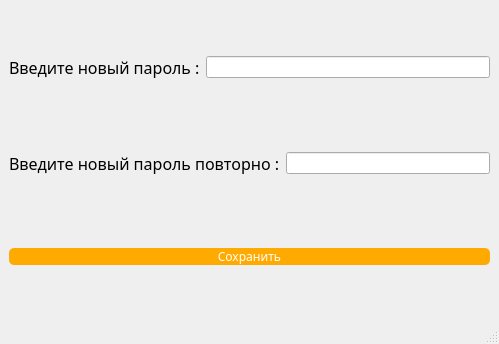
<?xml version="1.0" encoding="UTF-8"?>
<ui version="4.0">
 <class>MainWindow</class>
 <widget class="QMainWindow" name="MainWindow">
  <property name="geometry">
   <rect>
    <x>0</x>
    <y>0</y>
    <width>499</width>
    <height>344</height>
   </rect>
  </property>
  <property name="windowTitle">
   <string>New Password</string>
  </property>
  <property name="windowIcon">
   <iconset>
    <normaloff>new_acc_icon_png.png</normaloff>new_acc_icon_png.png</iconset>
  </property>
  <widget class="QWidget" name="centralwidget">
   <layout class="QHBoxLayout" name="horizontalLayout_3">
    <item>
     <layout class="QVBoxLayout" name="verticalLayout">
      <item>
       <layout class="QHBoxLayout" name="horizontalLayout">
        <item>
         <widget class="QLabel" name="label">
          <property name="font">
           <font>
            <family>Franklin Gothic Medium</family>
            <pointsize>12</pointsize>
           </font>
          </property>
          <property name="text">
           <string>Введите новый пароль :</string>
          </property>
         </widget>
        </item>
        <item>
         <widget class="QLineEdit" name="new_password">
          <property name="echoMode">
           <enum>QLineEdit::Password</enum>
          </property>
         </widget>
        </item>
       </layout>
      </item>
      <item>
       <spacer name="verticalSpacer">
        <property name="orientation">
         <enum>Qt::Vertical</enum>
        </property>
        <property name="sizeType">
         <enum>QSizePolicy::Fixed</enum>
        </property>
        <property name="sizeHint" stdset="0">
         <size>
          <width>20</width>
          <height>20</height>
         </size>
        </property>
       </spacer>
      </item>
      <item>
       <layout class="QHBoxLayout" name="horizontalLayout_2">
        <item>
         <widget class="QLabel" name="label_2">
          <property name="font">
           <font>
            <family>Franklin Gothic Medium</family>
            <pointsize>12</pointsize>
           </font>
          </property>
          <property name="text">
           <string>Введите новый пароль повторно :</string>
          </property>
         </widget>
        </item>
        <item>
         <widget class="QLineEdit" name="new_password2">
          <property name="echoMode">
           <enum>QLineEdit::Password</enum>
          </property>
         </widget>
        </item>
       </layout>
      </item>
      <item>
       <spacer name="verticalSpacer_2">
        <property name="orientation">
         <enum>Qt::Vertical</enum>
        </property>
        <property name="sizeType">
         <enum>QSizePolicy::Fixed</enum>
        </property>
        <property name="sizeHint" stdset="0">
         <size>
          <width>20</width>
          <height>20</height>
         </size>
        </property>
       </spacer>
      </item>
      <item>
       <widget class="QPushButton" name="save">
        <property name="font">
         <font>
          <family>Franklin Gothic Medium</family>
         </font>
        </property>
        <property name="styleSheet">
         <string notr="true">color: rgb(255, 255, 255);
background-color: rgb(255, 170, 0);
border-radius:5px;</string>
        </property>
        <property name="text">
         <string>Сохранить</string>
        </property>
       </widget>
      </item>
     </layout>
    </item>
   </layout>
  </widget>
  <widget class="QMenuBar" name="menubar">
   <property name="geometry">
    <rect>
     <x>0</x>
     <y>0</y>
     <width>499</width>
     <height>26</height>
    </rect>
   </property>
  </widget>
  <widget class="QStatusBar" name="statusbar"/>
 </widget>
 <resources/>
 <connections/>
</ui>
